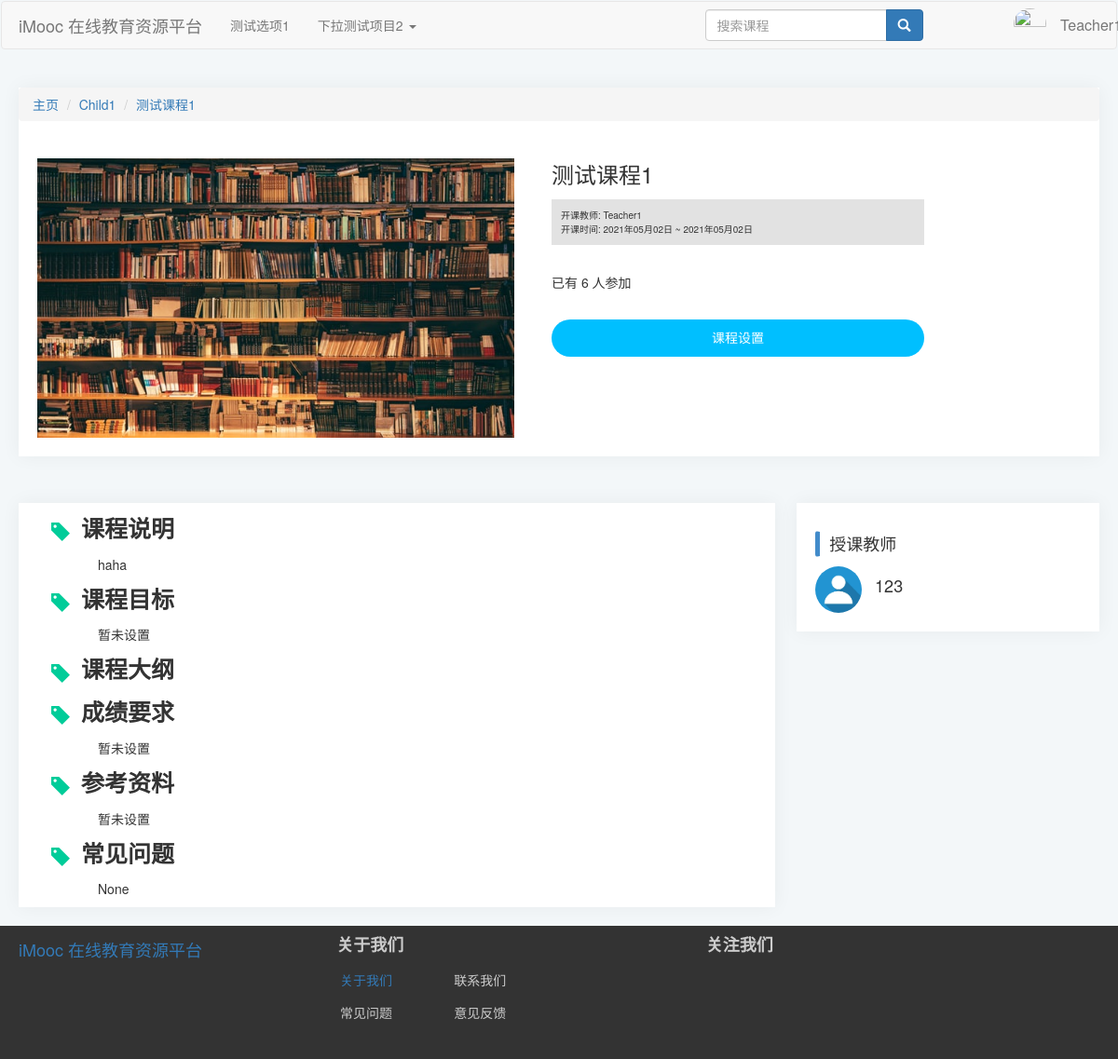
The page /course/1/ (signed in) on the database as committed earlier.
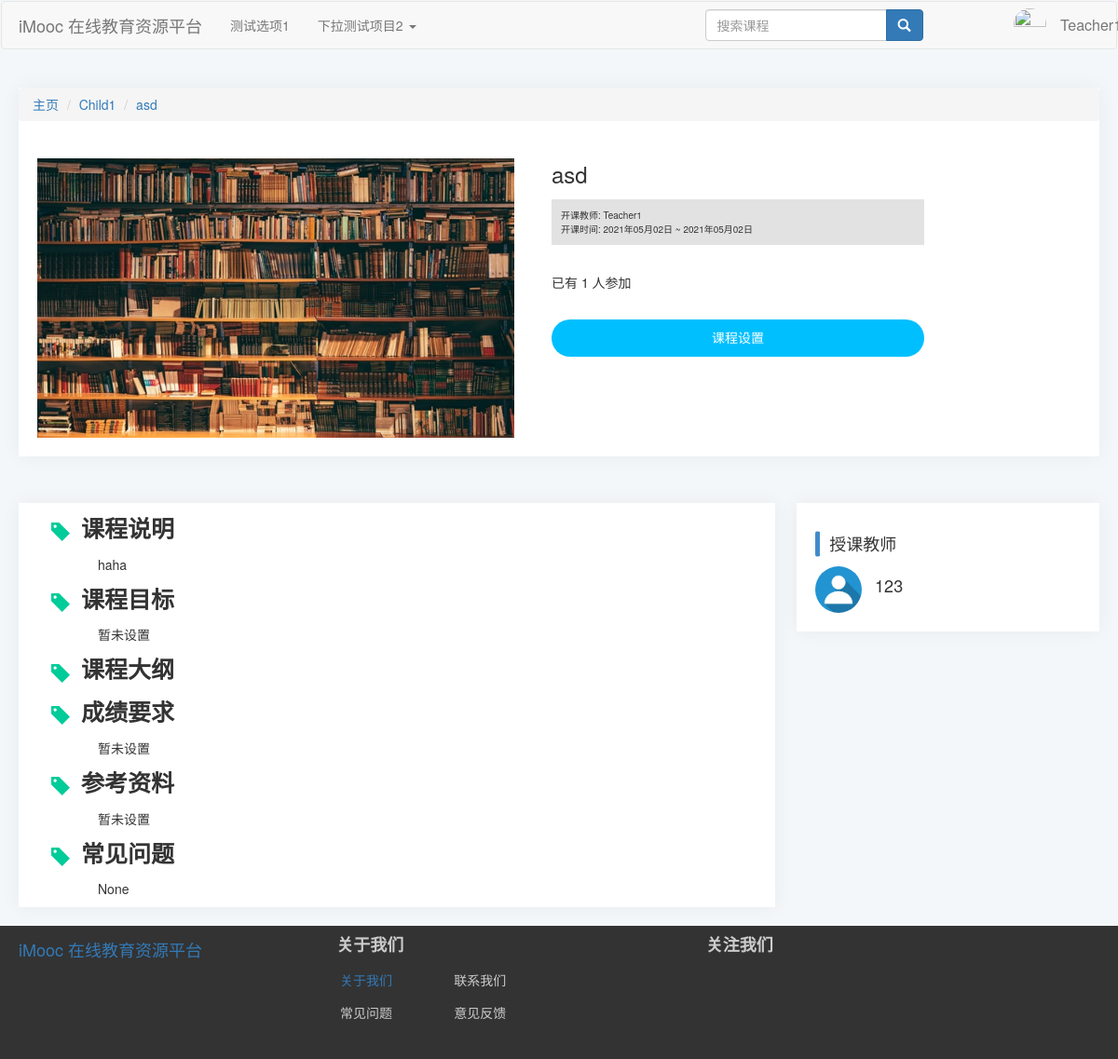
The same page on the database as committed later.
### index/models.py (models this page shows, shortened)
class Course(models.Model):
    status = (
        ('1','未开课'),
        ('2','已开课'),
        ('3','已结课'),
    )
    Course_Name = models.CharField(verbose_name="课程名称",max_length=64)
    Course_Teacher = models.ForeignKey(
        'Users',
        on_delete=models.CASCADE,
        limit_choices_to={'access':'teacher'},
        null=True,
        blank=True,
    )
    Course_Info = models.TextField(verbose_name="课程说明",default='暂未设置')
    Course_Goal = models.TextField(verbose_name="课程目标",default='暂未设置')
    Grade_Requirements = models.TextField(verbose_name="成绩要求",default='暂未设置')
    Reference = models.TextField(verbose_name="参考资料",default='暂未设置')
    QA  = models.TextField(verbose_name="常见问题",null=True,blank=True,default='暂未设置')
    Course_Img = models.ImageField(verbose_name="课程图片",null=True,upload_to="Course_Img",blank=True,default='material/defaultCourseImage.jpg')
    Stu_Count = models.PositiveIntegerField(verbose_name="选课人数",default=0)
    Course_Chapter = models.TextField(verbose_name="课程章节",null=True,blank=True,default='[{"title":"New Node","key":"1"}]')
    Course_Category = models.ForeignKey(
        'CourseCategory',
        verbose_name="课程分类",
        on_delete=models.CASCADE,
        limit_choices_to={'Is_Root':0},
        null=True,
        blank=True,)
    View_Count = models.PositiveIntegerField(verbose_name="访问人数",default=0)
    Status = models.CharField(verbose_name="课程状态",max_length=16,choices=status,default='1')
    Starting_Time = models.DateTimeField(verbose_name="开课时间",auto_now_add=True)
    Ending_Time = models.DateTimeField(verbose_name="结课时间")
    class Meta:
        ordering = ["-Starting_Time"]
        verbose_name = '课程'
        verbose_name_plural = '课程'

### index/views.py (the view)
# urls.py: path('course/<int:courseid>/',views.courseInfo, name='courseInfo'),
def courseInfo(request,courseid):
    courseDetail,courseInfo,teacher = VF.Get_Course(courseid)
    isSignedUp = False
    username=request.session["user_name"]
    user = models.Users.objects.filter(name=username)   #filter返回Queryset对象
    access = user[0].access #获取用户权限
    if user.filter(selected_courses=courseid).exists(): #使用exists方法判断该用户是否已选择该课程
        isSignedUp = True
    else:
        pass
    return render(request,'index/courseInfo.html',locals())

### index/models.py (called while the page is built)
    def __str__(self) -> str:
        return self.name

    def __str__(self) -> str:
        return self.CategoryName

### index/templates/index/courseInfo.html (shortened to what this page needs)
{% extends 'index/index.html' %}
{% load static %}
    {% block extrastatic %}
    <link rel="stylesheet" type="text/css" href="{% static 'index/css/courseInfo.css' %}">
    {% endblock %}
    {% block content %}
    <div class="infoHeader">
        <div>
            <ul class="breadcrumb">
                <li><a href="/index/">主页</a></li>
                <li><a href="#">{{courseDetail.Course_Category}}</a></li>
                <li class="active"><a href="{% url 'index:courseInfo' courseid %}">{{courseDetail.Course_Name}}
                    </a>
                </li>
            </ul>
        </div>
        <div class="infoHeader-left-img">
            <img src="{{courseDetail.Course_Img}}" alt="课程图片">
        </div>
        <div class="infoHeader-right-info">
            <div class="info-courseName">
                {{courseDetail.Course_Name}}
            </div>
            <div class="info-termInfo">
                <div class="info-teacherName">
                    <span>开课教师: {{courseDetail.Course_Teacher}} </span>
                </div>
                <div class="info-termTime">
                    <span>开课时间: {{courseDetail.Starting_Time}} ~ {{courseDetail.Ending_Time}}</span>
                </div>
            </div>
            <div class="info-StudentCount">
                <span>已有 {{courseDetail.Stu_Count}} 人参加</span>
            </div>
            {% if access == 'teacher' %}
            <div class="courseBtn-Setting">
                <p>课程设置</p>
            </div>
            {% endif %}
        </div>
    </div>
    <div class="infoContent">
        {% for key,value in courseInfo.items %}
        <div class="contentHeader">
            <span class="glyphicon glyphicon-tag"></span>
            <span>{{key}}</span>
        </div>
        <div class="content">
            {% if key == '课程大纲' %}
            <!-- {% if value == None %}
            <span>暂未设置</span>
            {% endif %} -->
            {% for chapter,section in value.items %}
            <p>
                <span class="chapter">{{chapter}}</span>
            </p>
            {% for sectionNumber,sectionTitle in section.items %}
            <p class="section">
                <span class="sectionNumber">{{sectionNumber}}</span>
                <span class="sectionTitle">{{sectionTitle}}</span>
            </p>
            {% endfor %}
            {% endfor %}
            {% else %}
            <span>{{value}}</span>
            {% endif %}
        </div>
        {% endfor %}
    </div>
    <div class="otherInfoContent">
        <div class="bs-callout bs-callout-primary teacherHeader">
            <p>授课教师</p>
        </div>
        <div class="teacherContent">
            <img class="img-circle img-responsive infoAvatar" src={{teacher.profile_picture.url}} alt="头像" height="50px"
                width="50px">
            <p class="infoName">{{teacher.real_name}}</p>
        </div>
    </div>
    {% endblock %}

Rows that differ between the two databases and show on the page:
changed Course "haha": Course_Name "测试课程1" → "asd"
Other text that changed with them:
{{ courseDetail.Stu_Count }}: "6" → "1"
